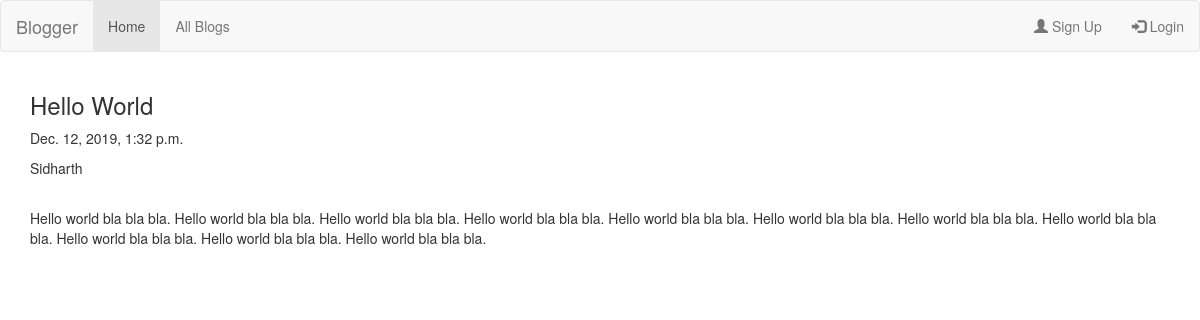
Screenshot of /blogs/2 with the database file from the repository.
### blogs/models.py (models this page shows, shortened)
class Blog(models.Model):
    title = models.CharField(max_length=100)
    date = models.DateTimeField()
    body = models.TextField(max_length=1000)
    author = models.ForeignKey(Author, on_delete=models.CASCADE)

### users/models.py (models this page shows, shortened)
class Author(models.Model):
    user = models.OneToOneField(User, on_delete=models.CASCADE)
    first_name = models.CharField(max_length = 25)
    last_name = models.CharField(max_length = 25)

### blogs/views.py (the view)
# urls.py: path('blogs/<int:blog_id>', views.blog_details, name='blog_details'),
def blog_details(request, blog_id):
    blog = Blog.objects.get(id=blog_id)
    return render(request, 'blogs/blog_details.html', {'blog':blog})

### blogs/templates/blogs/blog_details.html
{% extends "blogs/header.html" %}
{% block content %}
  <h3>{{blog.title}}</h3>
  <p>{{blog.date}}</p><p>{{blog.author.first_name}} {{blog.last_name}}</p>
  <br>
  <p>{{blog.body}}</p>
{% endblock %}

### rows the page displays
Blog: title "Hello World", date "Dec. 12, 2019, 1:32 p.m.", author.first_name "Sidharth", body "Hello world bla bla bla. Hello world bla bla bla. Hello world bla bla bla. Hello world bla bla bla. Hello world bla bla bla. Hello world bla bla bla. Hello world bla bla bla. Hello world bla bla bla. Hello world bla bla bla. Hello world bla bla bla. Hello world bla bla bla."
